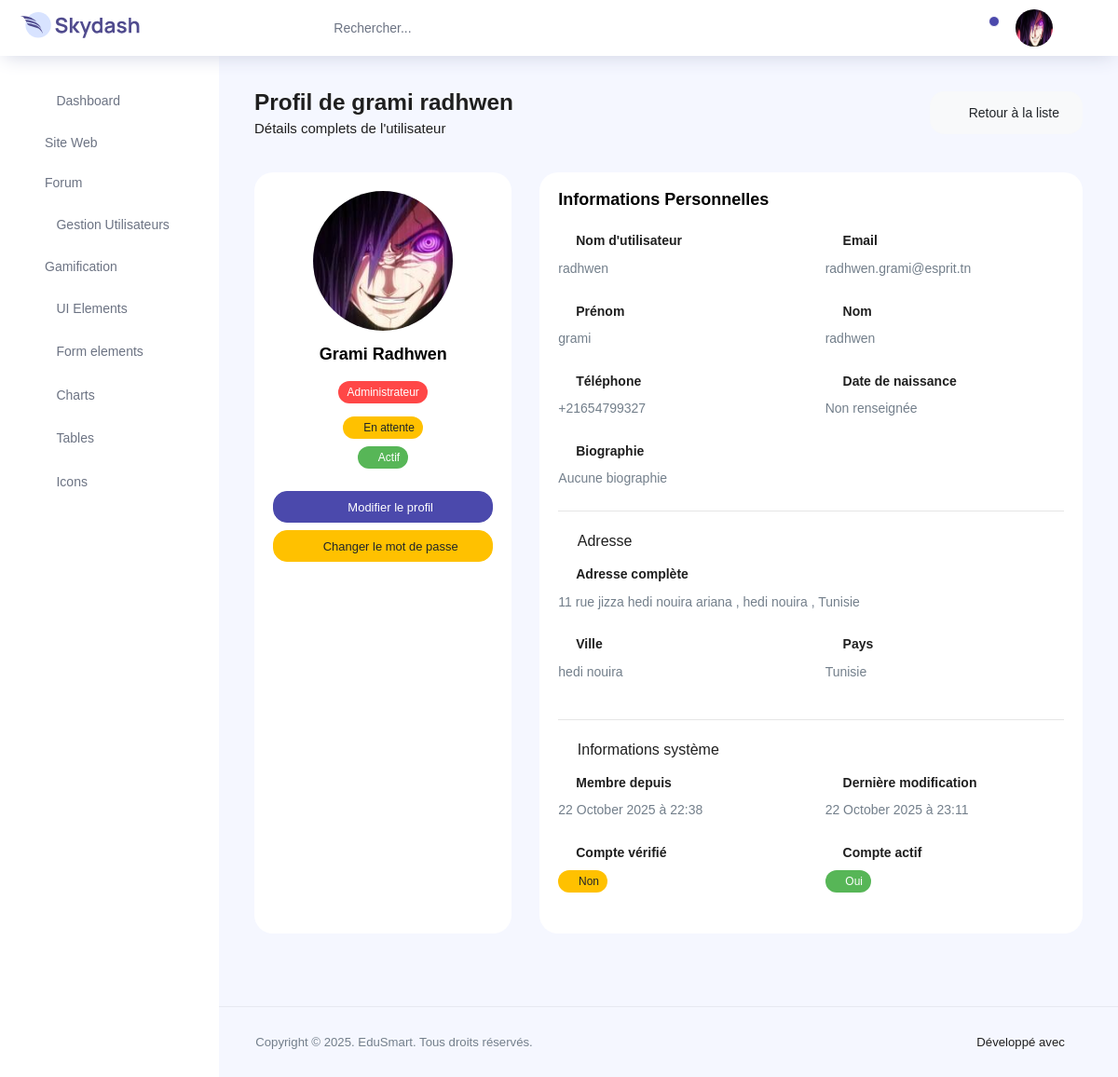
The app's page /accounts/profile/4/ (signed in), older data.
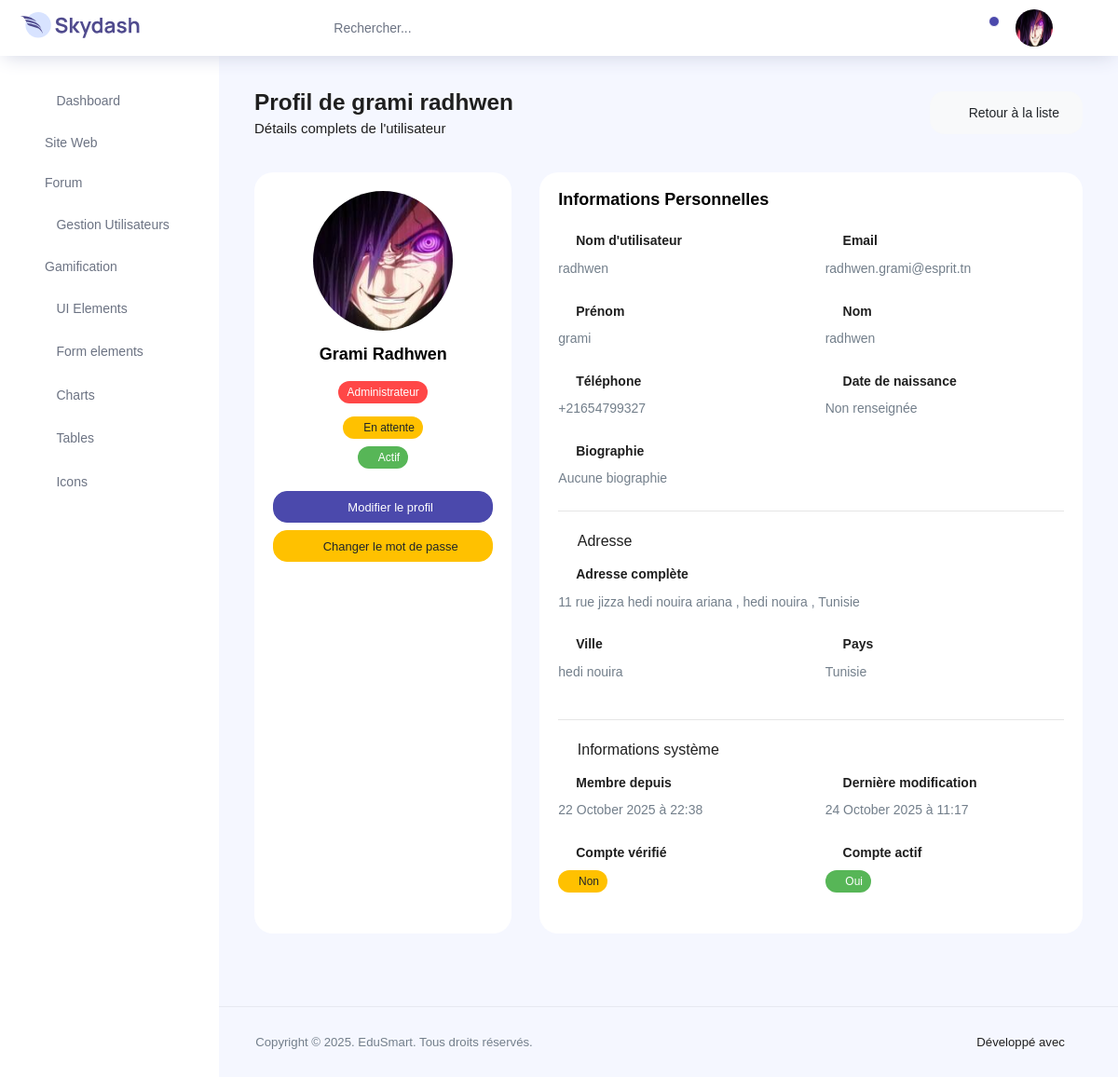
The same page, newer data.
### accounts/models.py (models this page shows, shortened)
class CustomUser(AbstractUser):
    USER_TYPE_CHOICES = [
        ('student', 'Étudiant'),
        ('teacher', 'Enseignant'),
        ('admin', 'Administrateur'),
    ]
    user_type = models.CharField(
        max_length=10,
        choices=USER_TYPE_CHOICES,
        default='student',
        verbose_name='Type d\'utilisateur'
    )
    phone_regex = RegexValidator(
        regex=r'^\+?1?\d{9,15}$',
        message="Le numéro de téléphone doit être au format: '+999999999'. Jusqu'à 15 chiffres autorisés."
    )
    phone_number = models.CharField(
        validators=[phone_regex],
        max_length=17,
        blank=True,
        verbose_name='Numéro de téléphone'
    )
    date_of_birth = models.DateField(
        null=True,
        blank=True,
        verbose_name='Date de naissance'
    )
    profile_picture = models.ImageField(
        upload_to='profile_pics/',
        blank=True,
        null=True,
        verbose_name='Photo de profil'
    )
    bio = models.TextField(
        max_length=500,
        blank=True,
        verbose_name='Biographie'
    )
    address = models.CharField(
        max_length=255,
        blank=True,
        verbose_name='Adresse'
    )
    city = models.CharField(
        max_length=100,
        blank=True,
        verbose_name='Ville'
    )
    country = models.CharField(
        max_length=100,
        blank=True,
        verbose_name='Pays'
    )
    is_verified = models.BooleanField(
        default=False,
        verbose_name='Compte vérifié'
    )
    created_at = models.DateTimeField(
        auto_now_add=True,
        verbose_name='Date de création'
    )
    updated_at = models.DateTimeField(
        auto_now=True,
        verbose_name='Dernière modification'
    )
    class Meta:
        verbose_name = 'Utilisateur'
        verbose_name_plural = 'Utilisateurs'
        ordering = ['-created_at']
    @property
    def full_name(self):
        return f"{self.first_name} {self.last_name}".strip()

### accounts/views.py (the view)
# urls.py: path('profile/', views.profile_view, name='profile'),
@login_required
def profile_view(request, pk=None):
    if pk:
        profile_user = get_object_or_404(User, pk=pk)
    else:
        profile_user = request.user
    context = {
        'profile_user': profile_user,
        'is_own_profile': profile_user == request.user,
    }
    if request.user.user_type == 'admin':
        if not pk:
            return render(request, 'accounts/admin_profile.html', context)
        else:
            return render(request, 'accounts/admin_profile_detail.html', context)
    return render(request, 'accounts/profile.html', context)

### accounts/templates/accounts/admin_profile_detail.html (shortened to what the changed rows need)
{% extends 'base_admin.html' %}
{% load static %}
{% block content %}
<div class="row">
  <div class="col-md-12 grid-margin">
    <div class="row">
      <div class="col-12 col-xl-8 mb-4 mb-xl-0">
        <h3 class="font-weight-bold">Profil de {{ profile_user.full_name|default:profile_user.username }}</h3>
        <h6 class="font-weight-normal mb-0">Détails complets de l'utilisateur</h6>
      </div>
    </div>
  </div>
</div>
<div class="row">
  <div class="col-md-4 grid-margin stretch-card">
    <div class="card">
      <div class="card-body">
        <div class="text-center">
          {% if profile_user.profile_picture %}
            <img src="{{ profile_user.profile_picture.url }}" alt="Profile" class="rounded-circle mb-3" style="width: 150px; height: 150px; object-fit: cover;">
          {% else %}
            <img src="{% static 'images/faces/face28.jpg' %}" alt="Profile" class="rounded-circle mb-3" style="width: 150px; height: 150px; object-fit: cover;">
          {% endif %}
          <h4 class="card-title">{{ profile_user.full_name|default:profile_user.username }}</h4>
          <p class="card-description">
            <span class="badge badge-{% if profile_user.user_type == 'admin' %}danger{% elif profile_user.user_type == 'teacher' %}warning{% else %}info{% endif %}">
              {{ profile_user.get_user_type_display }}
            </span>
          </p>
          <div class="mt-2">
            {% if profile_user.is_verified %}
              <span class="badge badge-success"><i class="ti-check"></i> Compte vérifié</span>
            {% else %}
              <span class="badge badge-warning"><i class="ti-time"></i> En attente</span>
            {% endif %}
            <br>
            {% if profile_user.is_active %}
              <span class="badge badge-success mt-2"><i class="ti-check"></i> Actif</span>
            {% else %}
              <span class="badge badge-danger mt-2"><i class="ti-close"></i> Inactif</span>
            {% endif %}
          </div>
        </div>
      </div>
    </div>
  </div>
  <div class="col-md-8 grid-margin stretch-card">
    <div class="card">
      <div class="card-body">
        <div class="row mt-4">
          <div class="col-md-6">
            <div class="form-group">
              <label class="font-weight-bold"><i class="ti-user mr-2"></i>Nom d'utilisateur</label>
              <p class="text-muted">{{ profile_user.username }}</p>
            </div>
          </div>
          <div class="col-md-6">
            <div class="form-group">
              <label class="font-weight-bold"><i class="ti-email mr-2"></i>Email</label>
              <p class="text-muted">{{ profile_user.email }}</p>
            </div>
          </div>
        </div>
        <div class="row">
          <div class="col-md-6">
            <div class="form-group">
              <label class="font-weight-bold"><i class="ti-id-badge mr-2"></i>Prénom</label>
              <p class="text-muted">{{ profile_user.first_name|default:"Non renseigné" }}</p>
            </div>
          </div>
          <div class="col-md-6">
            <div class="form-group">
              <label class="font-weight-bold"><i class="ti-id-badge mr-2"></i>Nom</label>
              <p class="text-muted">{{ profile_user.last_name|default:"Non renseigné" }}</p>
            </div>
          </div>
        </div>
        <div class="row">
          <div class="col-md-6">
            <div class="form-group">
              <label class="font-weight-bold"><i class="ti-mobile mr-2"></i>Téléphone</label>
              <p class="text-muted">{{ profile_user.phone_number|default:"Non renseigné" }}</p>
            </div>
          </div>
          <div class="col-md-6">
            <div class="form-group">
              <label class="font-weight-bold"><i class="ti-calendar mr-2"></i>Date de naissance</label>
              <p class="text-muted">{{ profile_user.date_of_birth|date:"d F Y"|default:"Non renseignée" }}</p>
            </div>
          </div>
        </div>
        <div class="form-group">
          <label class="font-weight-bold"><i class="ti-comment mr-2"></i>Biographie</label>
          <p class="text-muted">{{ profile_user.bio|default:"Aucune biographie" }}</p>
        </div>
        <div class="row mt-3">
          <div class="col-md-12">
            <div class="form-group">
              <label class="font-weight-bold"><i class="ti-home mr-2"></i>Adresse complète</label>
              <p class="text-muted">
                {% if profile_user.address %}
                  {{ profile_user.address }}
                  {% if profile_user.city %}, {{ profile_user.city }}{% endif %}
                  {% if profile_user.country %}, {{ profile_user.country }}{% endif %}
                {% else %}
                  Non renseignée
                {% endif %}
              </p>
            </div>
          </div>
        </div>
        <div class="row">
          <div class="col-md-6">
            <div class="form-group">
              <label class="font-weight-bold"><i class="ti-map-alt mr-2"></i>Ville</label>
              <p class="text-muted">{{ profile_user.city|default:"Non renseignée" }}</p>
            </div>
          </div>
          <div class="col-md-6">
            <div class="form-group">
              <label class="font-weight-bold"><i class="ti-flag mr-2"></i>Pays</label>
              <p class="text-muted">{{ profile_user.country|default:"Non renseigné" }}</p>
            </div>
          </div>
        </div>
        <div class="row mt-3">
          <div class="col-md-6">
            <div class="form-group">
              <label class="font-weight-bold"><i class="ti-plus mr-2"></i>Membre depuis</label>
              <p class="text-muted">{{ profile_user.created_at|date:"d F Y à H:i" }}</p>
            </div>
          </div>
          <div class="col-md-6">
            <div class="form-group">
              <label class="font-weight-bold"><i class="ti-pencil-alt mr-2"></i>Dernière modification</label>
              <p class="text-muted">{{ profile_user.updated_at|date:"d F Y à H:i" }}</p>
            </div>
          </div>
        </div>
      </div>
    </div>
  </div>
</div>
{% endblock %}

### template_back/templates/base_admin.html (shortened to what the changed rows need)
{% load static %}
<!DOCTYPE html>
<html lang="fr">
<head>
  <link rel="stylesheet" href="{% static 'vendors/feather/feather.css' %}">
  <link rel="stylesheet" href="{% static 'vendors/ti-icons/css/themify-icons.css' %}">
  <link rel="stylesheet" href="{% static 'vendors/css/vendor.bundle.base.css' %}">
  <link rel="stylesheet" href="{% static 'vendors/datatables.net-bs4/dataTables.bootstrap4.css' %}">
  <link rel="stylesheet" href="{% static 'vendors/ti-icons/css/themify-icons.css' %}">
  <link rel="stylesheet" type="text/css" href="{% static 'js/select.dataTables.min.css' %}">
  <link rel="stylesheet" href="{% static 'css/vertical-layout-light/style.css' %}">
</head>
<body>
  <div class="container-scroller">
    <nav class="navbar col-lg-12 col-12 p-0 fixed-top d-flex flex-row">
      <div class="navbar-menu-wrapper d-flex align-items-center justify-content-end">
        <ul class="navbar-nav navbar-nav-right">
          <li class="nav-item nav-profile dropdown">
            <a class="nav-link dropdown-toggle" href="#" data-toggle="dropdown" id="profileDropdown">
              {% if user.profile_picture %}
                <img src="{{ user.profile_picture.url }}" alt="profile"/>
              {% else %}
                <img src="{% static 'images/faces/face28.jpg' %}" alt="profile"/>
              {% endif %}
            </a>
          </li>
        </ul>
      </div>
    </nav>
    <div class="container-fluid page-body-wrapper">
      <div class="main-panel">
        <div class="content-wrapper">
          {% block content %}
          {% endblock %}
        </div>
      </div>
    </div>
  </div>
</body>
</html>

Row changes from the older to the newer data that the page shows:
changed CustomUser "grami radhwen": updated_at "22 October 2025 à 23:11" → "24 October 2025 à 11:17"
